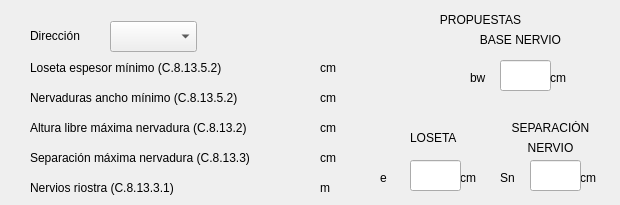
         <widget class="QWidget" name="tab_6">
          <attribute name="title">
           <string>PREDIMENSIONAMIENTO</string>
          </attribute>
          <widget class="QLabel" name="label_394">
           <property name="geometry">
            <rect>
             <x>30</x>
             <y>25</y>
             <width>81</width>
             <height>21</height>
            </rect>
           </property>
           <property name="text">
            <string>Dirección</string>
           </property>
          </widget>
          <widget class="QComboBox" name="combo_box_direccion_losa_a1d">
           <property name="enabled">
            <bool>true</bool>
           </property>
           <property name="geometry">
            <rect>
             <x>110</x>
             <y>21</y>
             <width>87</width>
             <height>31</height>
            </rect>
           </property>
           <item>
            <property name="text">
             <string/>
            </property>
           </item>
          </widget>
          <widget class="QLabel" name="label_395">
           <property name="geometry">
            <rect>
             <x>30</x>
             <y>60</y>
             <width>231</width>
             <height>16</height>
            </rect>
           </property>
           <property name="text">
            <string>Loseta espesor mínimo (C.8.13.5.2)</string>
           </property>
          </widget>
          <widget class="QLabel" name="label_espesor_minimo_loseta_losa_a1d">
           <property name="geometry">
            <rect>
             <x>270</x>
             <y>60</y>
             <width>51</width>
             <height>16</height>
            </rect>
           </property>
           <property name="text">
            <string/>
           </property>
          </widget>
          <widget class="QLabel" name="label_397">
           <property name="geometry">
            <rect>
             <x>320</x>
             <y>60</y>
             <width>21</width>
             <height>16</height>
            </rect>
           </property>
           <property name="text">
            <string>cm</string>
           </property>
          </widget>
          <widget class="QLabel" name="label_398">
           <property name="geometry">
            <rect>
             <x>320</x>
             <y>90</y>
             <width>21</width>
             <height>16</height>
            </rect>
           </property>
           <property name="text">
            <string>cm</string>
           </property>
          </widget>
          <widget class="QLabel" name="label_base_minima_nervadura_losa_a1d">
           <property name="geometry">
            <rect>
             <x>270</x>
             <y>90</y>
             <width>51</width>
             <height>16</height>
            </rect>
           </property>
           <property name="text">
            <string/>
           </property>
          </widget>
          <widget class="QLabel" name="label_400">
           <property name="geometry">
            <rect>
             <x>30</x>
             <y>90</y>
             <width>231</width>
             <height>16</height>
            </rect>
           </property>
           <property name="text">
            <string>Nervaduras ancho mínimo (C.8.13.5.2)</string>
           </property>
          </widget>
          <widget class="QLabel" name="label_401">
           <property name="geometry">
            <rect>
             <x>320</x>
             <y>120</y>
             <width>21</width>
             <height>16</height>
            </rect>
           </property>
           <property name="text">
            <string>cm</string>
           </property>
          </widget>
          <widget class="QLabel" name="label_altura_libre_maxima_nervio_losa_a1d">
           <property name="geometry">
            <rect>
             <x>270</x>
             <y>120</y>
             <width>51</width>
             <height>16</height>
            </rect>
           </property>
           <property name="text">
            <string/>
           </property>
          </widget>
          <widget class="QLabel" name="label_403">
           <property name="geometry">
            <rect>
             <x>30</x>
             <y>120</y>
             <width>231</width>
             <height>16</height>
            </rect>
           </property>
           <property name="text">
            <string>Altura libre máxima nervadura (C.8.13.2)</string>
           </property>
          </widget>
          <widget class="QLabel" name="label_404">
           <property name="geometry">
            <rect>
             <x>320</x>
             <y>150</y>
             <width>21</width>
             <height>16</height>
            </rect>
           </property>
           <property name="text">
            <string>cm</string>
           </property>
          </widget>
          <widget class="QLabel" name="label_separacion_maxima_nervadura_losa_a1d">
           <property name="geometry">
            <rect>
             <x>270</x>
             <y>150</y>
             <width>51</width>
             <height>16</height>
            </rect>
           </property>
           <property name="text">
            <string/>
           </property>
          </widget>
          <widget class="QLabel" name="label_406">
           <property name="geometry">
            <rect>
             <x>30</x>
             <y>150</y>
             <width>231</width>
             <height>16</height>
            </rect>
           </property>
           <property name="text">
            <string>Separación máxima nervadura (C.8.13.3)</string>
           </property>
          </widget>
          <widget class="QLabel" name="label_407">
           <property name="geometry">
            <rect>
             <x>320</x>
             <y>180</y>
             <width>21</width>
             <height>16</height>
            </rect>
           </property>
           <property name="text">
            <string>m</string>
           </property>
          </widget>
          <widget class="QLabel" name="label_espaseamiento_riostra_losa_a1d">
           <property name="geometry">
            <rect>
             <x>270</x>
             <y>180</y>
             <width>51</width>
             <height>16</height>
            </rect>
           </property>
           <property name="text">
            <string/>
           </property>
          </widget>
          <widget class="QLabel" name="label_409">
           <property name="geometry">
            <rect>
             <x>30</x>
             <y>180</y>
             <width>231</width>
             <height>16</height>
            </rect>
           </property>
           <property name="text">
            <string>Nervios riostra (C.8.13.3.1)</string>
           </property>
          </widget>
          <widget class="QLabel" name="label_410">
           <property name="geometry">
            <rect>
             <x>470</x>
             <y>30</y>
             <width>101</width>
             <height>20</height>
            </rect>
           </property>
           <property name="text">
            <string>&lt;html&gt;&lt;head/&gt;&lt;body&gt;&lt;p align=&quot;center&quot;&gt;BASE NERVIO&lt;/p&gt;&lt;/body&gt;&lt;/html&gt;</string>
           </property>
          </widget>
          <widget class="QLineEdit" name="line_edit_base_nervio_losa_a1d">
           <property name="enabled">
            <bool>true</bool>
           </property>
           <property name="geometry">
            <rect>
             <x>500</x>
             <y>60</y>
             <width>51</width>
             <height>31</height>
            </rect>
           </property>
          </widget>
          <widget class="QLabel" name="label_411">
           <property name="geometry">
            <rect>
             <x>370</x>
             <y>10</y>
             <width>221</width>
             <height>20</height>
            </rect>
           </property>
           <property name="text">
            <string>&lt;html&gt;&lt;head/&gt;&lt;body&gt;&lt;p align=&quot;center&quot;&gt;PROPUESTAS&lt;/p&gt;&lt;/body&gt;&lt;/html&gt;</string>
           </property>
          </widget>
          <widget class="QLabel" name="label_412">
           <property name="geometry">
            <rect>
             <x>550</x>
             <y>70</y>
             <width>31</width>
             <height>16</height>
            </rect>
           </property>
           <property name="text">
            <string>cm</string>
           </property>
          </widget>
          <widget class="QLabel" name="label_413">
           <property name="geometry">
            <rect>
             <x>470</x>
             <y>70</y>
             <width>31</width>
             <height>16</height>
            </rect>
           </property>
           <property name="text">
            <string>bw</string>
           </property>
          </widget>
          <widget class="QLabel" name="label_414">
           <property name="geometry">
            <rect>
             <x>380</x>
             <y>170</y>
             <width>31</width>
             <height>16</height>
            </rect>
           </property>
           <property name="text">
            <string>e</string>
           </property>
          </widget>
          <widget class="QLabel" name="label_415">
           <property name="geometry">
            <rect>
             <x>460</x>
             <y>170</y>
             <width>31</width>
             <height>16</height>
            </rect>
           </property>
           <property name="text">
            <string>cm</string>
           </property>
          </widget>
          <widget class="QLineEdit" name="line_edit_espesor_loseta_losa_a1d">
           <property name="enabled">
            <bool>true</bool>
           </property>
           <property name="geometry">
            <rect>
             <x>410</x>
             <y>160</y>
             <width>51</width>
             <height>31</height>
            </rect>
           </property>
          </widget>
          <widget class="QLabel" name="label_416">
           <property name="geometry">
            <rect>
             <x>410</x>
             <y>130</y>
             <width>51</width>
             <height>16</height>
            </rect>
           </property>
           <property name="text">
            <string>LOSETA</string>
           </property>
          </widget>
          <widget class="QLabel" name="label_417">
           <property name="geometry">
            <rect>
             <x>500</x>
             <y>170</y>
             <width>31</width>
             <height>16</height>
            </rect>
           </property>
           <property name="text">
            <string>Sn</string>
           </property>
          </widget>
          <widget class="QLabel" name="label_418">
           <property name="geometry">
            <rect>
             <x>580</x>
             <y>170</y>
             <width>31</width>
             <height>16</height>
            </rect>
           </property>
           <property name="text">
            <string>cm</string>
           </property>
          </widget>
          <widget class="QLineEdit" name="line_edit_separacion_nervadura_losa_a1d">
           <property name="enabled">
            <bool>true</bool>
           </property>
           <property name="geometry">
            <rect>
             <x>530</x>
             <y>160</y>
             <width>51</width>
             <height>31</height>
            </rect>
           </property>
          </widget>
          <widget class="QLabel" name="label_419">
           <property name="geometry">
            <rect>
             <x>510</x>
             <y>120</y>
             <width>81</width>
             <height>16</height>
            </rect>
           </property>
           <property name="text">
            <string>&lt;html&gt;&lt;head/&gt;&lt;body&gt;&lt;p align=&quot;center&quot;&gt;SEPARACIÓN&lt;/p&gt;&lt;/body&gt;&lt;/html&gt;</string>
           </property>
          </widget>
          <widget class="QLabel" name="label_420">
           <property name="geometry">
            <rect>
             <x>520</x>
             <y>140</y>
             <width>61</width>
             <height>16</height>
            </rect>
           </property>
           <property name="text">
            <string>&lt;html&gt;&lt;head/&gt;&lt;body&gt;&lt;p align=&quot;center&quot;&gt;NERVIO&lt;/p&gt;&lt;/body&gt;&lt;/html&gt;</string>
           </property>
          </widget>
         </widget>
